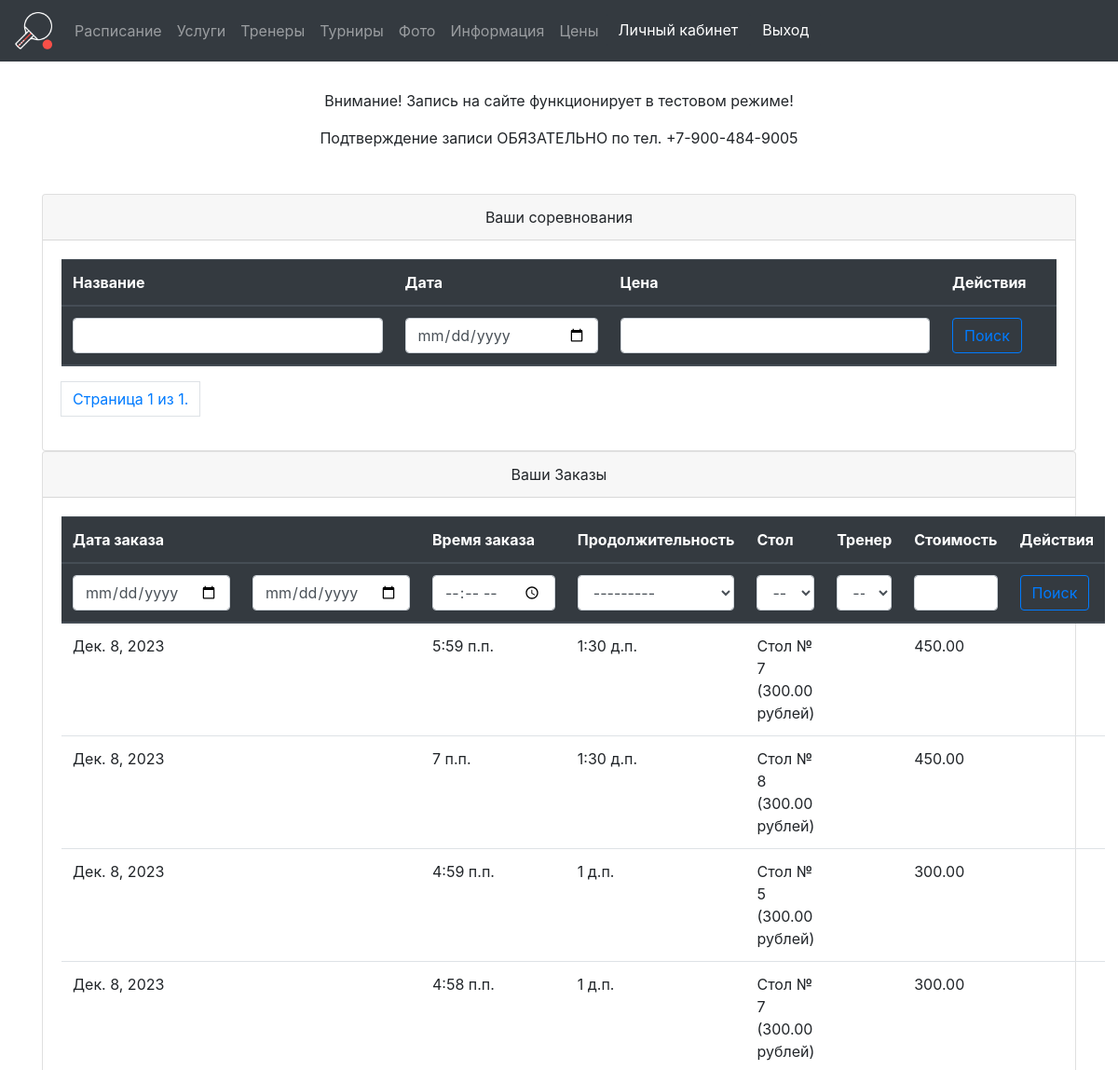
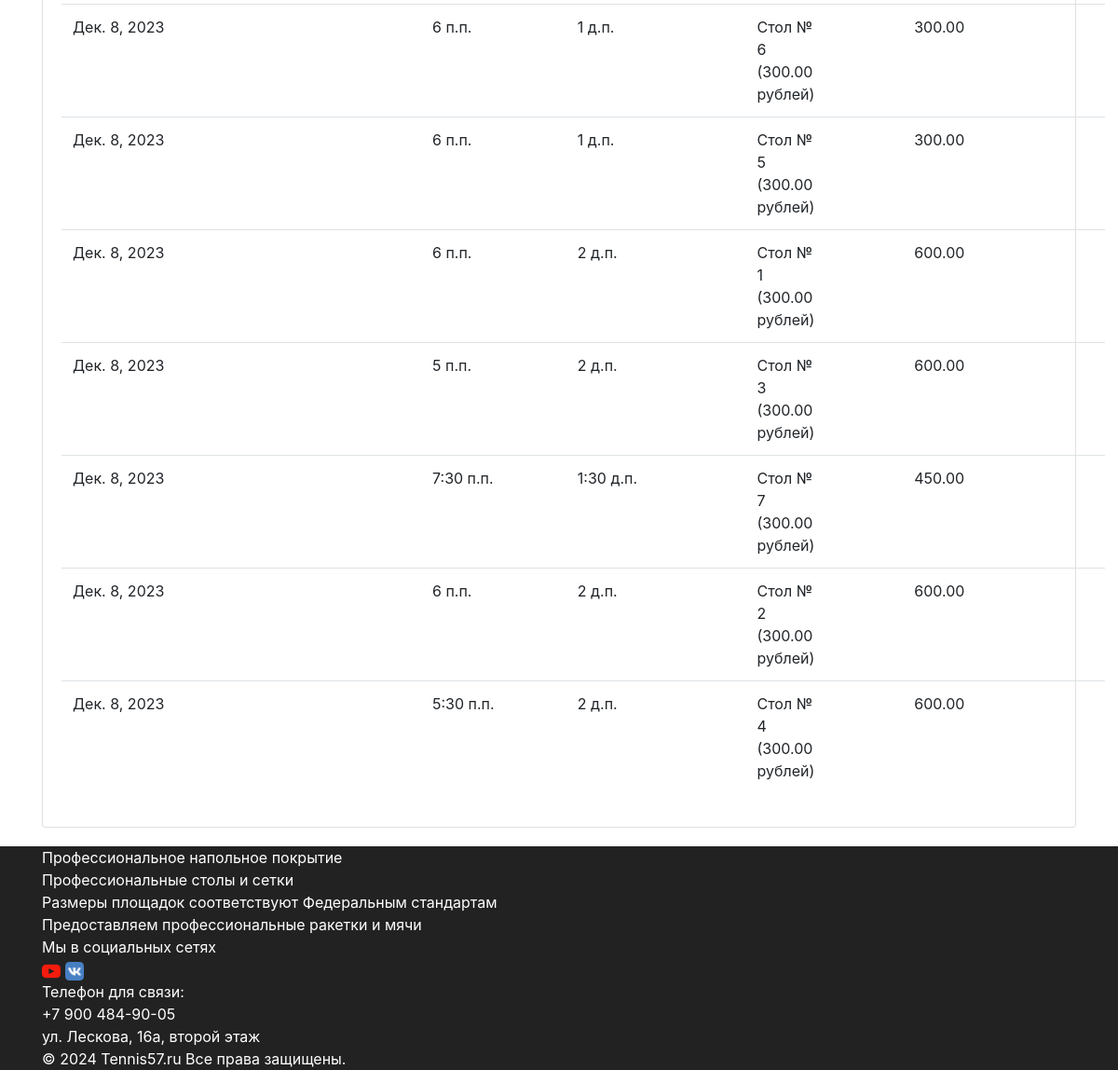
Before: /privateOffice/ (signed in) with the older database file (2 pictures, top to bottom).
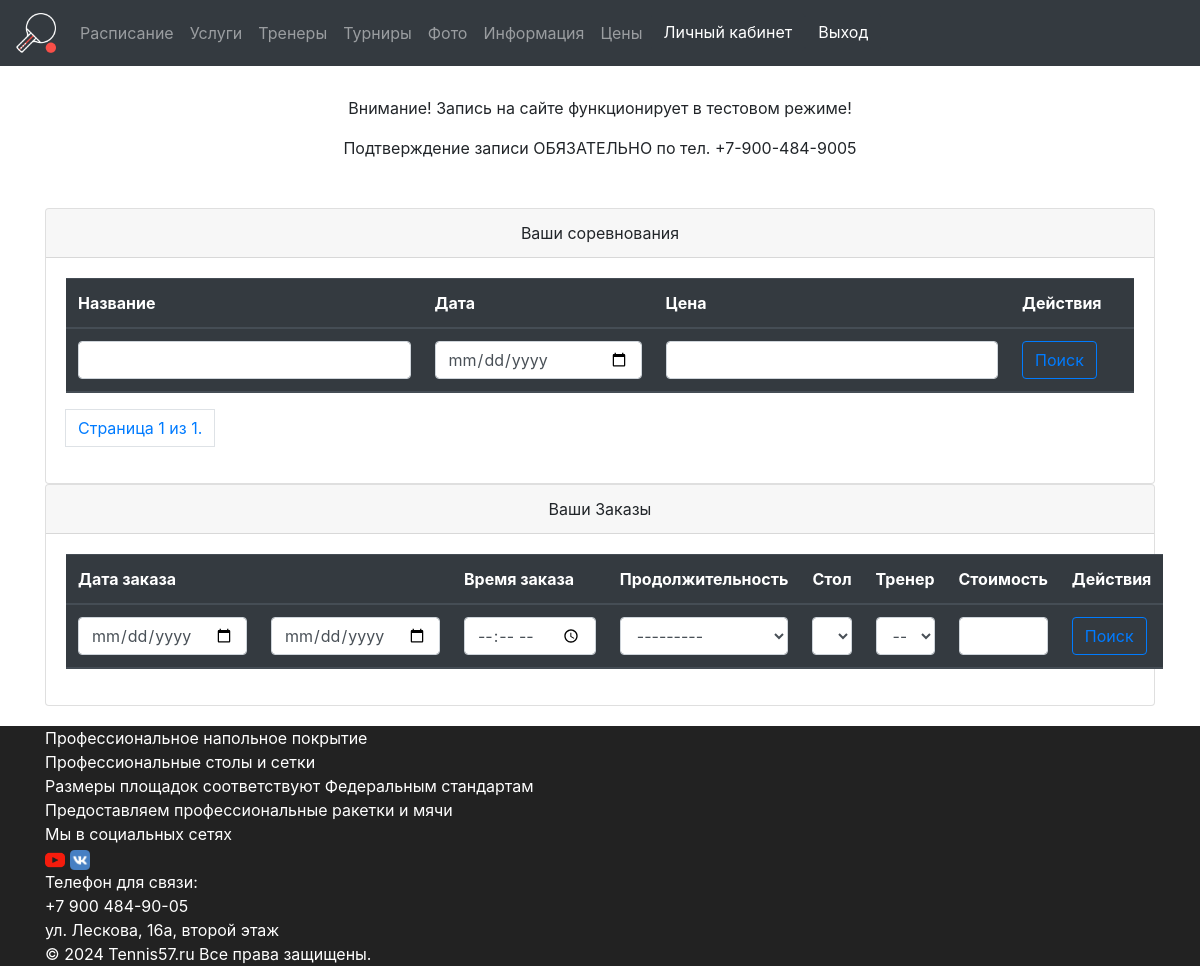
After: the same page with the newer database file.
### main/models.py (models this page shows, shortened)
class Order(models.Model):
    date = models.DateField(verbose_name='Дата заказа')
    time = models.TimeField(verbose_name='Время заказа')
    duration = models.TimeField(verbose_name='Продолжительность', choices=[(dt.time(hour=x//2, minute=(x%2)*30), '{:02d}:{:02d}'.format(x//2, (x%2)*30)) for x in range(2, 5)])
    tableID = models.ForeignKey(Table, on_delete=models.CASCADE, verbose_name='Стол')
    customerID = models.ForeignKey(Customer, on_delete=models.CASCADE, verbose_name='Заказчик')
    price = models.DecimalField(verbose_name='Цена', max_digits=10, decimal_places=2)
    trenerID = models.ForeignKey(Trener, on_delete=models.CASCADE, verbose_name='Тренер', blank=True, null=True)
    endtime = models.TimeField(verbose_name='Время окончания', blank=True, null=True)
    def is_active(self):
        if self.date >= timezone.now().date():
            return True
        return False
    class Meta:
        verbose_name = 'Бронирование стола'
        verbose_name_plural = 'Бронирование стола'

class Table(models.Model):
    price = models.DecimalField(verbose_name='Цена', max_digits=10, decimal_places=2)
    describe = models.TextField(verbose_name='Описание', blank=True)
    def __str__(self):
        return "Стол № {} ({} рублей)".format(self.pk, self.price)
    class Meta:
        verbose_name = 'Стол'
        verbose_name_plural = 'Столы'

### main/views.py (the view, shortened to what this page needs)
# urls.py: path('privateOffice/', privateOffice, name='privateOffice'),
def privateOffice(request):
    if request.user.is_authenticated:
        customer = get_object_or_404(Customer, user=request.user)
        orders = Order.objects.filter(customerID=customer)
        competitions = RegistrationCompetition.objects.filter(customerID=customer)
        tables = Table.objects.all()
        treners = Trener.objects.all()
        comp_name = request.GET.getlist('comp_name')
        comp_date = request.GET.getlist('comp_date')
        comp_price = request.GET.getlist('comp_price')
        comp_paginator = Paginator(competitions, 5)
        page_number = request.GET.get("page")
        page_competitions = comp_paginator.get_page(page_number)
        order_date = request.GET.getlist('order_date')
        order_date_max = request.GET.getlist('order_date_max')
        order_time = request.GET.getlist('order_time')
        order_duration = request.GET.getlist('order_duration')
        order_table = request.GET.getlist('order_table')
        order_trener = request.GET.getlist('order_trener')
        order_price = request.GET.getlist('order_price')
        context = {'orders': set(orders),  'tables': tables, 'treners': treners, 'page_competitions': page_competitions}
        return render(request, 'main/privateOffice.html', context)
    else:
        return redirect('main_index')

### main/models.py (called while the page is built)
    def __str__(self):
        return "{} {} {}".format(self.surname, self.name, self.patronymic)

### templates/main/privateOffice.html (shortened to what this page needs)
{% extends 'base.html' %}
{% load static %}
{% block content %}
<div class="container mt-5">
    <div class="row justify-content-center">
         <div class="col-md-12">
              <div class="card">
                <div class="card-header text-center">
                  Ваши соревнования
                </div>
                <div class="card-body">
                     <table class="table">
  <thead class="thead-dark">
    <tr>
      <th scope="col">Название</th>
      <th scope="col">Дата</th>
      <th scope="col">Цена</th>
         <th scope="col">Действия</th>
    </tr>
   <tr>
       <form  class="form-container" action="{% url 'privateOffice' %}">
       <th><input class="form-control" type="text" name="comp_name" value="{{ request.GET.comp_name }}">  </th>
         <th><input class="form-control" type="date" name="comp_date" value="{{ request.GET.comp_date }}">  </th>
       <th><input class="form-control" type="text" name="comp_price" value="{{ request.GET.comp_price }}">  </th>
         <th scope="col"><button type="submit" class="btn btn-outline-primary"> Поиск</button></th>
       </form>
    </tr>
  </thead>
</table>
                    <nav aria-label="Page navigation example">
  <ul class="pagination">
                                <span class="page-link">
                                    Страница {{ page_competitions.number }} из {{ page_competitions.paginator.num_pages }}.
                                </span>
                    </ul>
</nav>
                </div>
              </div>
            </div>
 <div class="col-md-12">
              <div class="card">
                <div class="card-header text-center">
                  Ваши Заказы
                </div>
                <div class="card-body">
                     <table class="table">
  <thead class="thead-dark">
    <tr>
      <th scope="col">Дата заказа</th>
        <th></th>
      <th scope="col">Время заказа</th>
      <th scope="col">Продолжительность</th>
        <th scope="col">Стол</th>
        <th scope="col">Тренер</th>
        <th scope="col">Стоимость</th>
         <th scope="col">Действия</th>
    </tr>
    <tr>
        <form  class="form-container" action="{% url 'privateOffice' %}">
    <th><input class="form-control" type="date" name="order_date" value="{{ request.GET.order_date }}">  </th>
            <th><input class="form-control" type="date" name="order_date_max" value="{{ request.GET.order_date_max }}">  </th>
      <th><input class="form-control" type="time" name="order_time" value="{{ request.GET.order_time }}">  </th>
      <th>
          <select name="order_duration" class="form-control"  id="id_duration">
  <option value="" selected="">---------</option>
</select> </th>
        <th>
        <select class="form-control" id="table" name="order_table">
                                <option value="" selected="">---------</option>
                            </select>
        </th>
        <th>
         <select class="form-control" id="trener" name="order_trener">
                                <option value="" selected="">---------</option>
                            </select>
        </th>
       <th><input class="form-control" type="text" name="order_price" value="{{ request.GET.order_price }}">  </th>
         <th scope="col"><button type="submit" class="btn btn-outline-primary"> Поиск</button></th>
        </form>
    </tr>
  </thead>
  <tbody>
   {% for order in orders %}
    <tr>
        <td>{{ order.date }}</td>
        <td></td>
        <td>{{ order.time }}</td>
        <td>{{ order.duration }}</td>
        <td>{{ order.tableID }}</td>
        <td>
        </td>
        <td>{{ order.price }}</td>
        <td>
        </td>
    </tr>
  {% endfor %}
  </tbody>
</table>
                </div>
              </div>
            </div>
    </div>
</div>
{% endblock %}

Changed rows visible on the page:
removed Order: date "Дек. 8, 2023", time "5:59 п.п.", duration "1:30 д.п.", tableID "Стол № 7 (300.00 рублей)", price "450.00"
removed Order: date "Дек. 8, 2023", time "7 п.п.", duration "1:30 д.п.", tableID "Стол № 8 (300.00 рублей)", price "450.00"
removed Order: date "Дек. 8, 2023", time "4:59 п.п.", duration "1 д.п.", tableID "Стол № 5 (300.00 рублей)", price "300.00"
removed Order: date "Дек. 8, 2023", time "4:58 п.п.", duration "1 д.п.", tableID "Стол № 7 (300.00 рублей)", price "300.00"
removed Order: date "Дек. 8, 2023", time "6 п.п.", duration "1 д.п.", tableID "Стол № 6 (300.00 рублей)", price "300.00"
removed Order: date "Дек. 8, 2023", time "6 п.п.", duration "1 д.п.", tableID "Стол № 5 (300.00 рублей)", price "300.00"
removed Order: date "Дек. 8, 2023", time "6 п.п.", duration "2 д.п.", tableID "Стол № 1 (300.00 рублей)", price "600.00"
removed Order: date "Дек. 8, 2023", time "5 п.п.", duration "2 д.п.", tableID "Стол № 3 (300.00 рублей)", price "600.00"
removed Order: date "Дек. 8, 2023", time "7:30 п.п.", duration "1:30 д.п.", tableID "Стол № 7 (300.00 рублей)", price "450.00"
removed Order: date "Дек. 8, 2023", time "6 п.п.", duration "2 д.п.", tableID "Стол № 2 (300.00 рублей)", price "600.00"
removed Order: date "Дек. 8, 2023", time "5:30 п.п.", duration "2 д.п.", tableID "Стол № 4 (300.00 рублей)", price "600.00"
